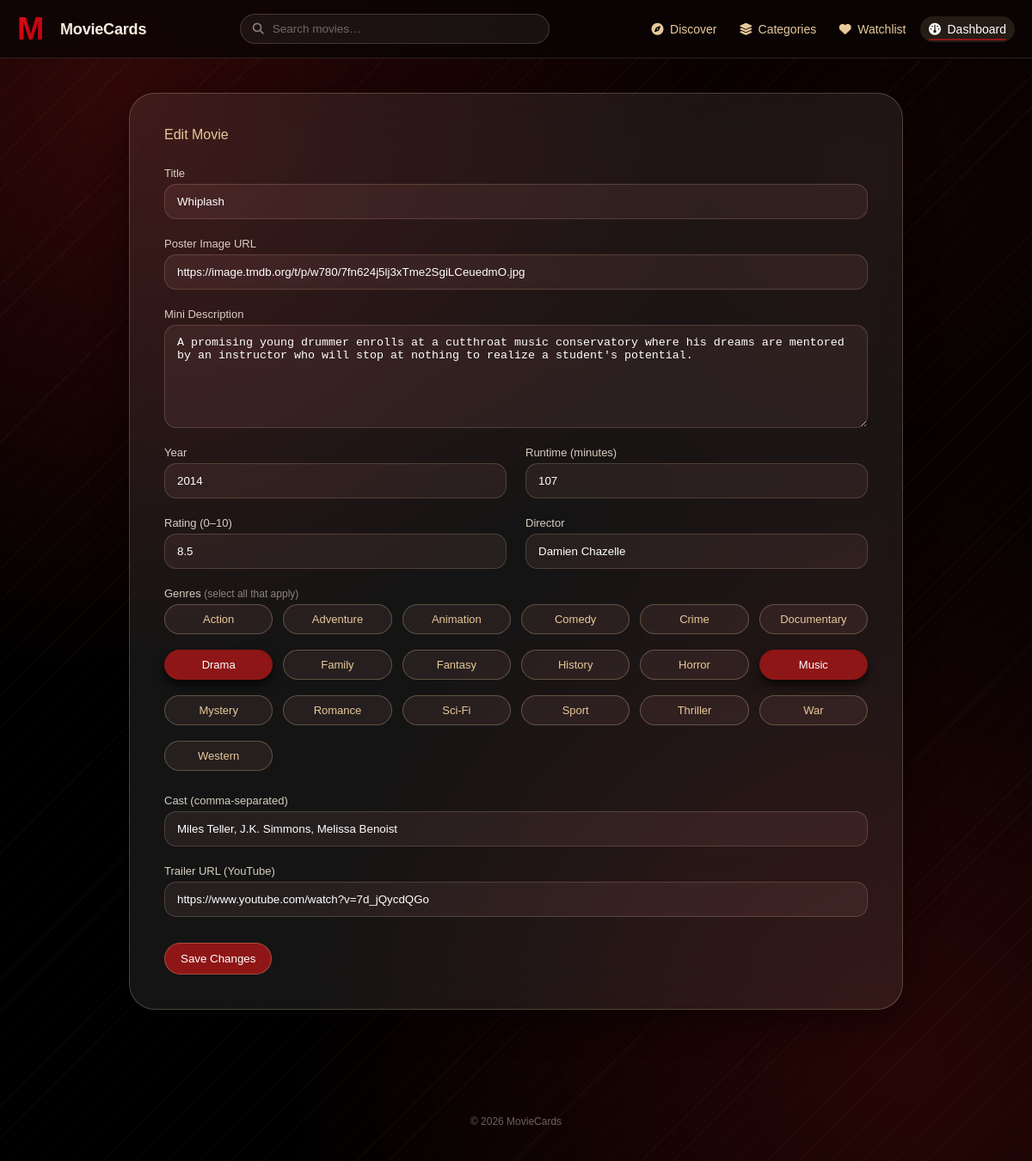
Page /admin/movie/7/edit (signed in) on the committed database.
### app/models.py (models this page shows, shortened)
class Movie(db.Model):
    __tablename__ = "movies"
    id = db.Column(db.Integer, primary_key=True)
    title = db.Column(db.String(200), nullable=False)
    poster_url = db.Column(db.String(500), nullable=False)
    description = db.Column(db.Text, nullable=False, default="")
    year = db.Column(db.Integer, nullable=True)
    runtime_minutes = db.Column(db.Integer, nullable=True)
    rating = db.Column(db.Float, nullable=True)
    genres = db.Column(db.String(300), nullable=False, default="")  # comma-separated
    director = db.Column(db.String(150), nullable=True)
    cast = db.Column(db.String(500), nullable=True)  # comma-separated names
    trailer_url = db.Column(db.String(500), nullable=True)  # YouTube URL
    created_at = db.Column(db.DateTime, default=utcnow)
    likes = db.relationship("Like", backref="movie", cascade="all, delete-orphan")
    def genre_list(self):
        return [g.strip() for g in self.genres.split(",") if g.strip()]

### app/routes/admin_routes.py (the view)
@admin.route("/movie/<int:movie_id>/edit", methods=["GET", "POST"])
@login_required
def edit_movie(movie_id):
    movie = Movie.query.get_or_404(movie_id)
    if request.method == "POST":
        _movie_from_form(movie)
        db.session.commit()
        flash(f'"{movie.title}" was updated.', "success")
        return redirect(url_for("admin.dashboard"))
    return render_template("admin/add-movie.html", movie=movie, all_genres=GENRES)

### app/routes/admin_routes.py (called while the page is built)
def login_required(view):
    @wraps(view)
    def wrapped(*args, **kwargs):
        if not session.get("is_admin"):
            return redirect(url_for("admin.login", next=request.path))
        return view(*args, **kwargs)
    return wrapped

### app/templates/admin/add-movie.html (shortened to what this page needs)
{% extends "base.html" %}
{% block background %}
{% include "includes/background.html" %}
{% endblock %}
{% block header %}
{% include "includes/header.html" %}
{% endblock %}
{% block content %}
<main class="admin-container">
    <form class="movie-form" method="POST">
        <h2>{{ "Edit Movie" if movie else "Add New Movie" }}</h2>
        <div class="form-grid">
            <div class="form-group full">
                <label for="title">Title</label>
                <input type="text" id="title" name="title" required value="{{ movie.title if movie else '' }}">
            </div>
            <div class="form-group full">
                <label for="poster_url">Poster Image URL</label>
                <input type="url" id="poster_url" name="poster_url" required placeholder="https://..."
                    value="{{ movie.poster_url if movie else '' }}">
            </div>
            <div class="form-group full">
                <label for="description">Mini Description</label>
                <textarea id="description" name="description" required>{{ movie.description if movie else '' }}</textarea>
            </div>
            <div class="form-group">
                <label for="year">Year</label>
                <input type="number" id="year" name="year" min="1900" max="2100"
                    value="{{ movie.year if movie else '' }}">
            </div>
            <div class="form-group">
                <label for="runtime_minutes">Runtime (minutes)</label>
                <input type="number" id="runtime_minutes" name="runtime_minutes" min="1"
                    value="{{ movie.runtime_minutes if movie else '' }}">
            </div>
            <div class="form-group">
                <label for="rating">Rating (0–10)</label>
                <input type="number" id="rating" name="rating" min="0" max="10" step="0.1"
                    value="{{ movie.rating if movie else '' }}">
            </div>
            <div class="form-group">
                <label for="director">Director</label>
                <input type="text" id="director" name="director" value="{{ movie.director if movie else '' }}">
            </div>
            <div class="form-group full">
                <label>Genres <span class="label-hint">(select all that apply)</span></label>
                <div class="category-grid">
                    {% set movie_genres = movie.genre_list() if movie else [] %}
                    {% for g in all_genres %}
                    <label class="category-pill">
                        <span>{{ g }}</span>
                    </label>
                    {% endfor %}
                </div>
            </div>
            <div class="form-group full">
                <label for="cast">Cast (comma-separated)</label>
                <input type="text" id="cast" name="cast" placeholder="Actor One, Actor Two"
                    value="{{ movie.cast if movie else '' }}">
            </div>
            <div class="form-group full">
                <label for="trailer_url">Trailer URL (YouTube)</label>
                <input type="url" id="trailer_url" name="trailer_url" placeholder="https://www.youtube.com/watch?v=..."
                    value="{{ movie.trailer_url if movie else '' }}">
            </div>
        </div>
        <button class="submit-btn" type="submit">
            {{ "Save Changes" if movie else "Add Movie" }}
        </button>
    </form>
</main>
{% endblock %}

### app/templates/base.html (shortened to what this page needs)
<!DOCTYPE html>
<html lang="en">
<head>
    <link rel="stylesheet" href="{{ url_for('static', filename='css/style.css') }}">
</head>
<body>
    {% block background %}{% endblock %}
    {% block header %}{% endblock %}
    {% block content %}{% endblock %}
    {% block footer %}
    {% include "includes/footer.html" %}
    {% endblock %}
</body>
</html>

### app/templates/includes/background.html
<div class="app-background"></div>

### app/templates/includes/header.html (shortened to what this page needs)
<header class="header">
    <a href="{{ url_for('main.home') }}" class="logo">
        <svg class="logo-svg" width="42" height="auto" viewBox="0 0 80 80">
            <text x="0" y="62" font-size="72" font-weight="900" font-family="Arial Black, Impact, sans-serif"
                fill="url(#netflixRed)" letter-spacing="-6">
                M
            </text>
        </svg>
        <span class="logo-word">MovieCards</span>
    </a>
    <form class="header-search" id="siteSearchForm" action="{{ url_for('main.categories_page') }}" method="GET" autocomplete="off">
        <button type="submit" class="search-submit-btn" title="Search">
            <i class="fa-solid fa-magnifying-glass"></i>
        </button>
        <input type="text" name="q" id="siteSearchInput" placeholder="Search movies…" autocomplete="off">
    </form>
    <nav class="actions">
        <a href="{{ url_for('main.home') }}" class="nav-link {{ 'active' if request.endpoint == 'main.home' }}">
            <i class="fa-solid fa-compass"></i><span class="nav-label">Discover</span>
        </a>
        <a href="{{ url_for('main.categories_page') }}" class="nav-link {{ 'active' if request.endpoint == 'main.categories_page' }}">
            <i class="fa-solid fa-layer-group"></i><span class="nav-label">Categories</span>
        </a>
        <a href="{{ url_for('main.liked_page') }}" class="nav-link {{ 'active' if request.endpoint == 'main.liked_page' }}">
            <i class="fa-solid fa-heart"></i><span class="nav-label">Watchlist</span>
        </a>
        {% if session.get('is_admin') %}
        <a href="{{ url_for('admin.dashboard') }}" class="nav-link {{ 'active' if request.endpoint and request.endpoint.startswith('admin.') }}">
            <i class="fa-solid fa-gauge"></i><span class="nav-label">Dashboard</span>
        </a>
        {% endif %}
    </nav>
</header>

### app/templates/includes/footer.html
<footer class="site-footer">
    <span>&copy; 2026 MovieCards</span>
</footer>

### rows in the picture
Movie: title "Whiplash", poster_url "https://image.tmdb.org/t/p/w780/7fn624j5lj3xTme2SgiLCeuedmO.jpg", description "A promising young drummer enrolls at a cutthroat music conservatory where his dreams are mentored by an instructor who will stop at nothing to realize a student's potential.", year "2014", runtime_minutes "107", rating "8.5", director "Damien Chazelle", cast "Miles Teller, J.K. Simmons, Melissa Benoist", trailer_url "https://www.youtube.com/watch?v=7d_jQycdQGo"

### other values in the picture
{{ "Edit Movie" if movie else "Add New Movie" }} "Edit Movie"
{{ g }} "Action" "Adventure" "Animation" "Comedy" "Crime" "Documentary" "Drama" "Family" "Fantasy" "History" "Horror" "Music" "Mystery" "Romance" "Sci-Fi" "Sport" "Thriller" "War" "Western"
{{ "Save Changes" if movie else "Add Movie" }} "Save Changes"
